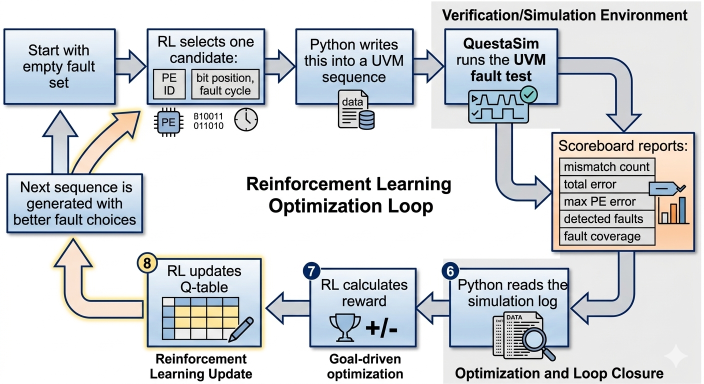
#> input picture Academics/digit.png, 1408 x 768 px (shown at 1/2 size)
$ python mnist_lenet_mapping.py
#> lines starting #> are read from the running program, lines starting #| are printed output that depends on the picture
from PIL import Image
import numpy as np

# ============================================================
# Project parameters
# ============================================================
N = 8
DATA_WIDTH = 8
MAC_PER_PE = 4
APPROX_BITS = 4


# ============================================================
# Load real digit image
# ============================================================
def load_digit_image_as_uint8(image_path="digit.png"):
    """
    Load an image, convert to grayscale, resize to 28x28,
    and return uint8 pixel matrix.
    """
    img = Image.open(image_path).convert("L")
    img = img.resize((28, 28))
    return np.array(img, dtype=np.uint8)


# ============================================================
# Approximate multiplier golden model
# ============================================================
def approx_mult(a, b, approx_bits=4):
    exact = int(a) * int(b)
    approx = (exact >> approx_bits) << approx_bits
    return approx


def pe_4mac_golden(a_vec, b_vec):
    """
    Golden model for one PE containing 4 approximate MAC units.
    """
    total = 0

    for k in range(4):
        total += approx_mult(a_vec[k], b_vec[k], APPROX_BITS)

    return total


# ============================================================
# Quantization
# ============================================================
def quantize_uint8(x):
    x = np.array(x, dtype=np.float32)
    x = np.clip(x, 0.0, 1.0)
    q = np.round(x * 255)
    return q.astype(np.uint8)


def quantize_weight_to_uint8(w):
    w = np.array(w, dtype=np.float32)

    w_min = w.min()
    w_max = w.max()

    if w_max == w_min:
        return np.zeros_like(w, dtype=np.uint8)

    q = (w - w_min) / (w_max - w_min)
    q = np.round(q * 255)

    return q.astype(np.uint8)


# ============================================================
# Optional fake MNIST-like image
# ============================================================
def create_example_mnist_like_input():
    image = np.zeros((28, 28), dtype=np.float32)

    # White square in the center, like a simple digit-like pattern
    image[10:18, 10:18] = 1.0

    return quantize_uint8(image)


# ============================================================
# Example CNN 3x3 kernel
# ============================================================
def create_example_kernel():
    kernel = np.array([
        [0.1, 0.2, 0.1],
        [0.2, 1.0, 0.2],
        [0.1, 0.2, 0.1]
    ], dtype=np.float32)

    return quantize_weight_to_uint8(kernel).reshape(-1)


# ============================================================
# im2col: convert convolution into matrix multiplication
# ============================================================
def im2col_single_channel(image, kernel_size=3, stride=1):
    H, W = image.shape
    K = kernel_size

    out_h = (H - K) // stride + 1
    out_w = (W - K) // stride + 1

    patches = []

    for i in range(out_h):
        for j in range(out_w):
            patch = image[i:i+K, j:j+K].reshape(-1)
            patches.append(patch)

    return np.array(patches, dtype=np.uint8)


# ============================================================
# Map 9-element convolution to 4-MAC chunks
# ============================================================
def map_9element_conv_to_pe_chunks(patch9, kernel9):
    patch9 = list(patch9)
    kernel9 = list(kernel9)

    # Pad 9 elements to 12 so it becomes 3 chunks of 4
    while len(patch9) < 12:
        patch9.append(0)

    while len(kernel9) < 12:
        kernel9.append(0)

    chunks = []

    for i in range(0, 12, 4):
        a_vec = patch9[i:i+4]
        b_vec = kernel9[i:i+4]
        chunks.append((a_vec, b_vec))

    return chunks


def conv3x3_single_output_golden(patch9, kernel9):
    chunks = map_9element_conv_to_pe_chunks(patch9, kernel9)

    total = 0

    for a_vec, b_vec in chunks:
        total += pe_4mac_golden(a_vec, b_vec)

    return total


# ============================================================
# Convert 8x4 matrix blocks to RTL/UVM input format
# ============================================================
def matrix_block_to_rtl_inputs(A_block, B_block):
    """
    A_block shape: 8 x 4
    B_block shape: 8 x 4

    row_a[r][k] goes to row_a_in_flat
    col_b[c][k] goes to col_b_in_flat
    """

    row_a = []
    col_b = []

    for r in range(8):
        row_a.append([int(A_block[r][k]) for k in range(4)])

    for c in range(8):
        col_b.append([int(B_block[c][k]) for k in range(4)])

    return row_a, col_b


# ============================================================
# Create first matrix block from real image digit.png
# ============================================================
def create_first_mnist_matrix_block():
    # Use real input image
    image = load_digit_image_as_uint8("digit.png")

    kernel = create_example_kernel()

    patches = im2col_single_channel(image, kernel_size=3)

    # 28x28 image with 3x3 kernel gives 26 patches per row
    out_w = 26

    # Select patches around the center region
    start_idx = (10 * out_w) + 10

    # Take 8 useful patches and first 4 values from each patch
    A_block = patches[start_idx:start_idx + 8, 0:4]

    # Create 8 columns of weights.
    # For simple demo, repeat first 4 kernel values for all 8 columns.
    B_block = np.zeros((8, 4), dtype=np.uint8)

    for c in range(8):
        B_block[c, :] = kernel[0:4]

    return A_block, B_block


if __name__ == "__main__":
    image = load_digit_image_as_uint8("digit.png")
#> in load_digit_image_as_uint8, `img = Image.open(image_path).convert("L")`:
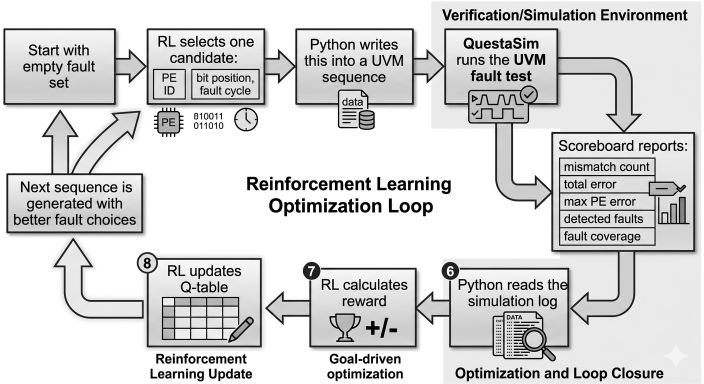
#> img: PIL image 1408x768 L (shown at 1/2 size); min 0, max 255, mean 214
#> in load_digit_image_as_uint8, `img = img.resize((28, 28))`:
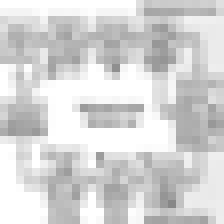
#> img: PIL image 28x28 L (shown 8 times larger); min 135, max 255, mean 213.5
    kernel = create_example_kernel()

    patches = im2col_single_channel(image, kernel_size=3)
#> after the loop in im2col_single_channel, `for i in range(out_h):`: patches = 676 items

    # Select center patch
    out_w = 26
    start_idx = (10 * out_w) + 10
    first_patch = patches[start_idx]
#> first_patch = [255, 255, 255, 255, 255, 255, 241, 243, 249]

    result = conv3x3_single_output_golden(first_patch, kernel)
#> the loop in map_9element_conv_to_pe_chunks, `while len(patch9) < 12:` made 3 passes
#> after the loop in map_9element_conv_to_pe_chunks, `while len(patch9) < 12:`: patch9 = [255, 255, 255, 255, 255, 255, 241, 243, 249, 0, 0, 0]
#> the loop in map_9element_conv_to_pe_chunks, `for i in range(0, 12, 4):` made 3 passes
#> a_vec on passes 1 to 3: [255, 255, 255, 255], [255, 255, 241, 243], [249, 0, 0, 0]
#> after the loop in map_9element_conv_to_pe_chunks, `for i in range(0, 12, 4):`: chunks = [([255, 255, 255, 255], [0, 28, 0, 28]), ([255, 255, 241, 243], [255, 28, 0, 28]), ([249, 0, 0, 0], [0, 0, 0, 0])]
#> the loop in conv3x3_single_output_golden, `for a_vec, b_vec in chunks:` made 3 passes
#> (a_vec, b_vec, total) on passes 1 to 3: ([255, 255, 255, 255], [0, 28, 0, 28], 14272), ([255, 255, 241, 243], [255, 28, 0, 28], 93232), ([249, 0, 0, 0], [0, 0, 0, 0], 93232)
#> after the loop in conv3x3_single_output_golden, `for a_vec, b_vec in chunks:`: total = 93232
#> result = 93232

    print("Image shape:", image.shape)
#| Image shape: (28, 28)
    print("Number of patches:", patches.shape)
#| Number of patches: (676, 9)
    print("Selected patch:", first_patch)
#| Selected patch: [255 255 255 255 255 255 241 243 249]
    print("Kernel:", kernel)
    print("Approx conv golden output:", result)
#| Approx conv golden output: 93232

    chunks = map_9element_conv_to_pe_chunks(first_patch, kernel)
#> the loop in map_9element_conv_to_pe_chunks (call 2), `while len(patch9) < 12:` made 3 passes
#> the loop in map_9element_conv_to_pe_chunks (call 2), `for i in range(0, 12, 4):` made 3 passes

    print("\nPE_4MAC chunks:")
    for idx, (a_vec, b_vec) in enumerate(chunks):
        print("Chunk", idx)
        print("A =", a_vec)
        print("B =", b_vec)
        print("PE output =", pe_4mac_golden(a_vec, b_vec))
#> this loop made 3 passes
#> (a_vec, b_vec) on passes 1 to 2: ([255, 255, 255, 255], [0, 28, 0, 28]), ([255, 255, 241, 243], [255, 28, 0, 28])
#> a_vec on pass 3: [249, 0, 0, 0]
#| Chunk 0
#| A = [255, 255, 255, 255]
#| B = [0, 28, 0, 28]
#| PE output = 14272
#| Chunk 1
#| A = [255, 255, 241, 243]
#| B = [255, 28, 0, 28]
#| PE output = 78960
#| Chunk 2
#| A = [249, 0, 0, 0]
#> (further printed lines are left out)

    A_block, B_block = create_first_mnist_matrix_block()
#> in create_first_mnist_matrix_block, `A_block = patches[start_idx:start_idx + 8, 0:4]`: A_block = [[255, 255, 255, 255], [255, 255, 255, 255], [255, 255, 255, 255], [255, 255, 255, 255], [255, 255, 255, 255], [255, 255, 255, 255], [255, 255, 255, 255], [255, 255, 227, 255]]
#> B_block = [[0, 28, 0, 28], [0, 28, 0, 28], [0, 28, 0, 28], [0, 28, 0, 28], [0, 28, 0, 28], [0, 28, 0, 28], [0, 28, 0, 28], [0, 28, 0, 28]]
    row_a, col_b = matrix_block_to_rtl_inputs(A_block, B_block)
#> after the loop in matrix_block_to_rtl_inputs, `for r in range(8):`: row_a has the same summary as A_block in create_first_mnist_matrix_block
#> after the loop in matrix_block_to_rtl_inputs, `for c in range(8):`: col_b has the same summary as B_block outside matrix_block_to_rtl_inputs
#> row_a has the same summary as A_block in create_first_mnist_matrix_block; col_b has the same summary as B_block

    print("\nA_block sent to RTL:")
    print(A_block)
#| [[255 255 255 255]
#|  [255 255 255 255]
#|  [255 255 255 255]
#|  [255 255 255 255]
#|  [255 255 255 255]
#|  [255 255 255 255]
#|  [255 255 255 255]
#|  [255 255 227 255]]

    print("\nB_block sent to RTL:")
    print(B_block)
#| [[ 0 28  0 28]
#|  [ 0 28  0 28]
#|  [ 0 28  0 28]
#|  [ 0 28  0 28]
#|  [ 0 28  0 28]
#|  [ 0 28  0 28]
#|  [ 0 28  0 28]
#|  [ 0 28  0 28]]

    print("\nrow_a for UVM:")
    print(row_a)
#| [[255, 255, 255, 255], [255, 255, 255, 255], [255, 255, 255, 255], [255, 255, 255, 255], [255, 255, 255, 255], [255, 255, 255, 255], [255, 255, 255, 255], [255, 255, 227, 255]]

    print("\ncol_b for UVM:")
    print(col_b)
#| [[0, 28, 0, 28], [0, 28, 0, 28], [0, 28, 0, 28], [0, 28, 0, 28], [0, 28, 0, 28], [0, 28, 0, 28], [0, 28, 0, 28], [0, 28, 0, 28]]
